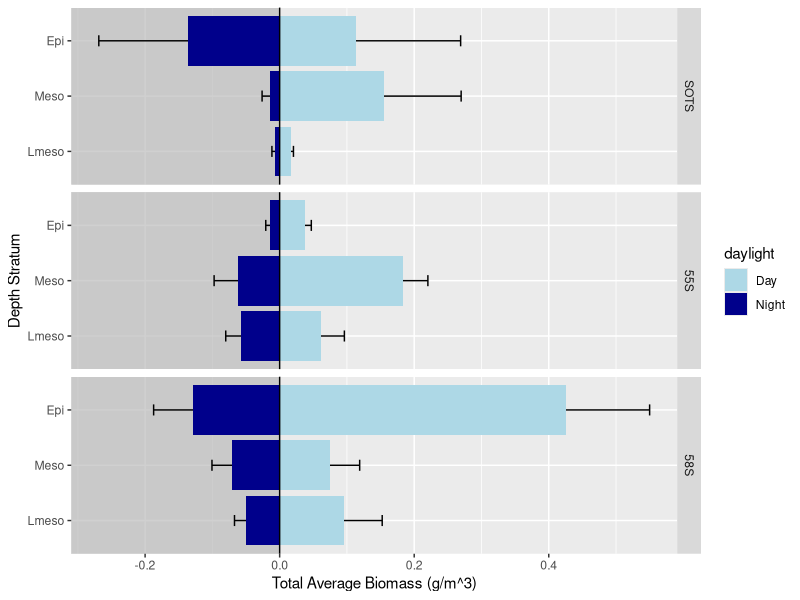
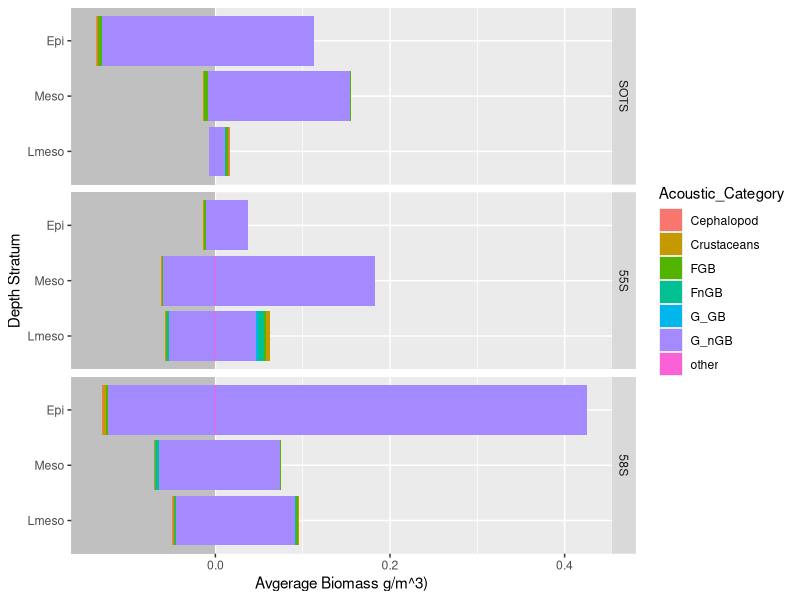
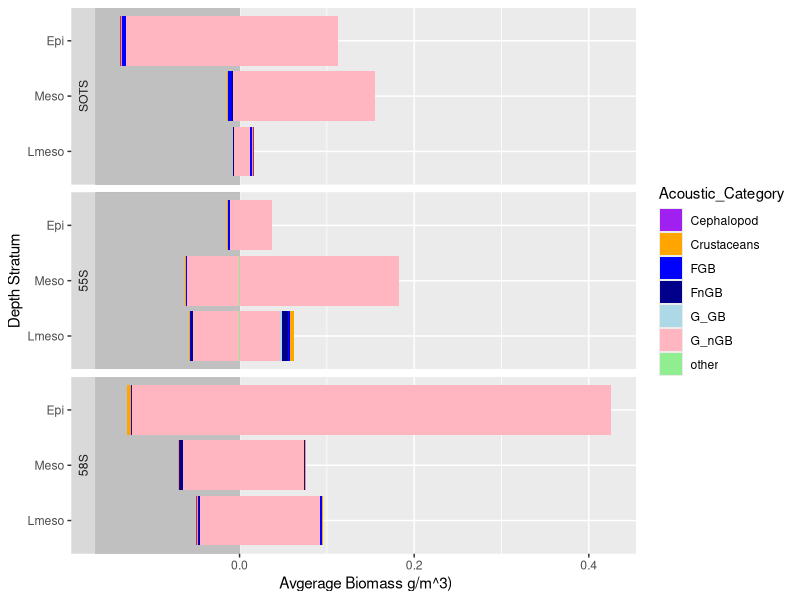
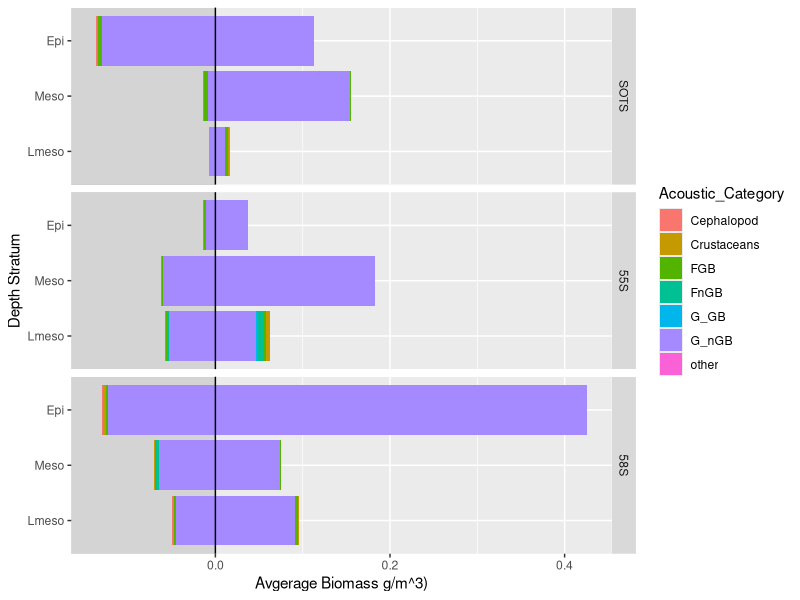
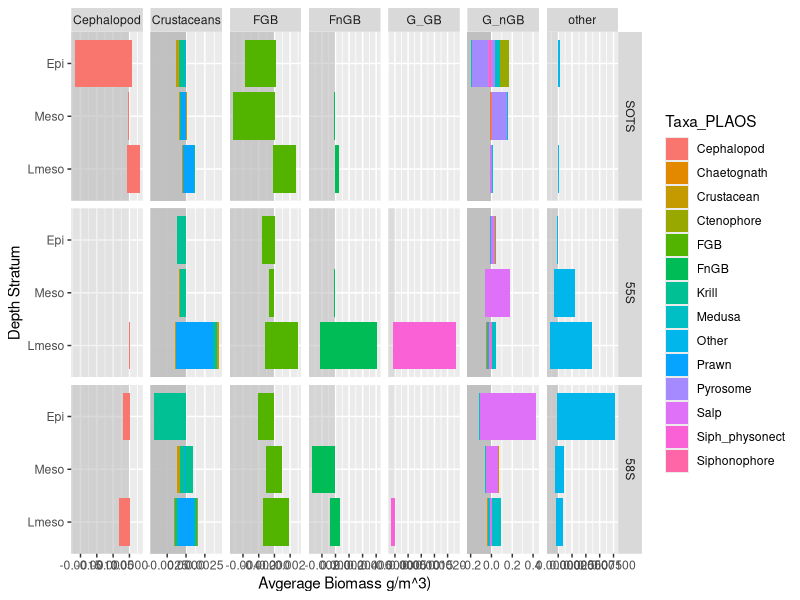
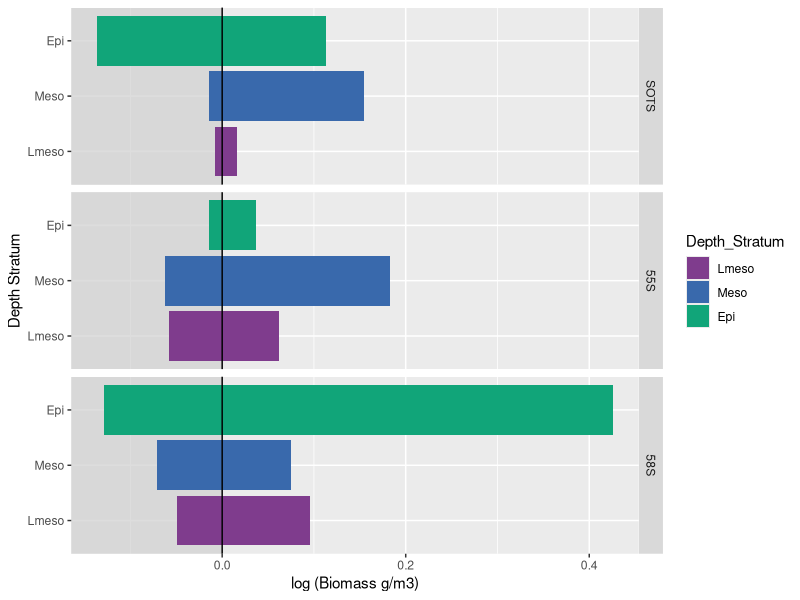
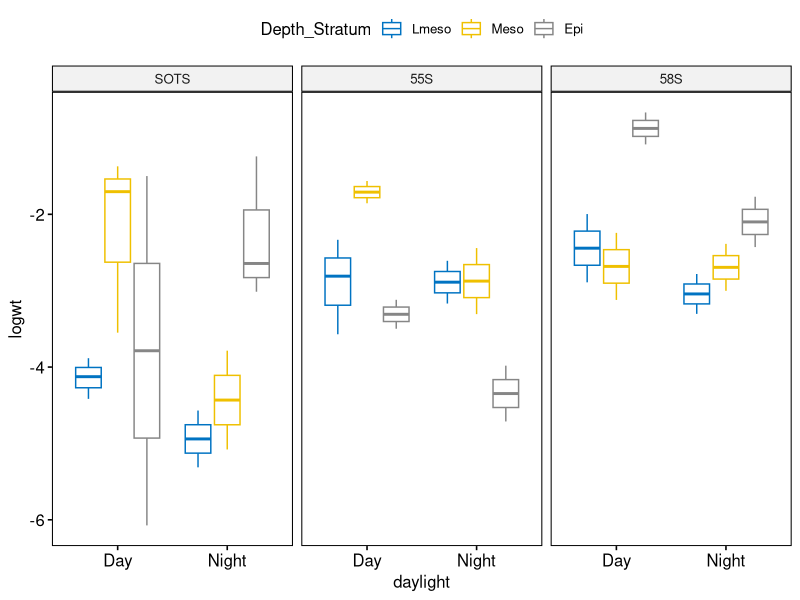

Generate these figures, in order, with R: (Note: this script raises an error after producing the figures.)
## ---- chunk 1
knitr::opts_chunk$set(echo = TRUE)
# library(plyr)
# library(Rmisc)
# library(lattice)
# library(tidyr)
library(tidyverse)
# library(gridExtra)
library(dplyr)
library(knitr)
library(ggpubr) # nice plots
library(rstatix) # pip freindly stats
# library(geosphere)
# library(janitor)

# data filtered for <20cm, includes physonects, design deployments only
SOLACE <- read_csv("Results/IN2020_V08_CatchComp.csv")


## ---- chunk 2
distinct(SOLACE,Depth_Stratum)

SOLACE$Depth_Stratum <- factor(as.factor(SOLACE$Depth_Stratum),levels = c("Lmeso", "Meso", "Epi"))
SOLACE$Site <- factor(as.factor(SOLACE$Site), levels = c("SOTS","55S","58S"))

SOLACE_cumsum <- SOLACE %>% 
  select(Site,Acoustic_Category,Taxa_updated,weight_g) %>% 
  group_by(Site,Taxa_updated) %>% 
  summarise(weight = sum(weight_g)) %>% 
 # ungroup() %>% 
  arrange(Site,-weight) %>% 
  mutate(cumsum = cumsum(weight)) %>% 
  mutate(percent =round(weight/sum(weight),2)) %>%
  mutate(cumpercent = round(cumsum/sum(weight),2))  
## ---- chunk 3

### Total Biomass #############################

# sum biomass for each deployment
Biomass_deployment <- SOLACE %>% 
  select(Site, daylight,Depth_Stratum, Deployment, Taxa_updated,Acoustic_Category, Abd_Std_nosm3_sp,Weight_Std_gm3_sp) %>%
  dplyr::group_by(Site, daylight, Depth_Stratum,Deployment) %>% 
  dplyr::summarise(StdWt = sum(Weight_Std_gm3_sp), 
                   StdAbd = sum(Abd_Std_nosm3_sp)) %>% 
  dplyr::ungroup() %>% 
  mutate(logwt = log(StdWt))

# average biomass for each treatment by Site/daylight/Depth_Stratum
Biomass_Design <- Biomass_deployment %>% 
  group_by(Site,daylight,Depth_Stratum) %>% 
  summarise(StdWt_avg = mean(StdWt),sd = sd(StdWt)) %>% 
  ungroup()

#### Acoustic_Category ####################
# sum biomass for each Acoustic_Category within each deployment
Biomass_AC <- SOLACE %>% 
  select(Site, daylight,Depth_Stratum, Deployment, Taxa_updated,Acoustic_Category, Abd_Std_nosm3_sp,Weight_Std_gm3_sp) %>%
  dplyr::group_by(Site, daylight, Depth_Stratum,Deployment,Acoustic_Category) %>% 
  dplyr::summarise(StdWt = sum(Weight_Std_gm3_sp), 
                   StdAbd = sum(Abd_Std_nosm3_sp)) %>% 
  mutate(StdWt = ifelse(daylight %in% "Night", StdWt*-1, StdWt)) %>% 
  dplyr::ungroup() 
# Average biomass for each Acoustic_Category  by Site/daylight/Depth_Stratum
Biomass_Design_AvgAC <- Biomass_AC %>% 
  group_by(Site,daylight,Depth_Stratum,Acoustic_Category) %>% 
  summarise(StdWt_AC = mean(StdWt))


## ---- chunk 4

Biomass_Desgin_daynight <- Biomass_Design %>% 
   mutate(StdWt = ifelse(daylight %in% "Night", StdWt_avg*-1, StdWt_avg)) %>% 
  mutate(sd = ifelse(daylight %in% "Night", sd*-1, sd)) 


tw<-ggplot(Biomass_Desgin_daynight,
       mapping = aes(x = as.factor(Depth_Stratum),
                     y = StdWt, fill = daylight))+
  geom_rect(ymax= -Inf, ymin= 0, xmin=-Inf, xmax=Inf, fill= "grey", alpha= 0.2) +
      scale_fill_manual(values = c("light blue","dark blue")) +
  #scale_fill_brewer()+
  geom_errorbar(aes(ymin = StdWt - sd, ymax= StdWt + sd),
                width = 0.4, position = position_dodge(0)) +
geom_col()+
  geom_hline(yintercept=0)+
  coord_flip()+
  facet_grid(Site ~ .,switch = "x")+
  #theme_bw()
 labs(y="Total Average Biomass (g/m^3)", x="Depth Stratum") 
  

tw

## ---- chunk 5
# suttons way
ggplot(Biomass_Design_AvgAC,
       mapping = aes(x = Depth_Stratum ,y=StdWt_AC, fill = Acoustic_Category))+
     #scale_fill_manual(values = c("purple","orange", "blue","dark blue","light blue","light pink","light green")) +
  geom_rect(ymax= -Inf, ymin= 0, xmin=-Inf, xmax=Inf, fill= "grey", alpha= 0.2) +
  geom_col()+
  #geom_hline(yintercept=0)+
  coord_flip()+
  facet_grid(Site ~.,switch = "x")+  
  labs(x="Depth Stratum", y="Avgerage Biomass g/m^3)") 
   

ggplot(Biomass_Design_AvgAC,
       mapping = aes(x = Depth_Stratum ,y=StdWt_AC, fill = Acoustic_Category))+
     scale_fill_manual(values = c("purple","orange", "blue","dark blue","light blue", "light pink","light green")) +
  geom_rect(ymax= -Inf, ymin= 0, xmin=-Inf, xmax=Inf, fill= "grey", alpha= 0.2) +
  geom_col()+
  #geom_hline(yintercept=0)+
  coord_flip()+
  facet_grid(Site ~.,switch = "y")+  
  labs(x="Depth Stratum", y="Avgerage Biomass g/m^3)") 
   

# annabelles way
Biomass_Design_AvgAC <- Biomass_Design_AvgAC %>% 
   mutate(StdWt_AC = ifelse(daylight %in% "Night", StdWt_AC*-1, StdWt_AC)) 


day_values <- Biomass_Design_AvgAC%>% 
  filter(daylight== "Day")
night_values <- Biomass_Design_AvgAC %>% 
  filter(daylight== "Night")
night_values <- night_values %>%
  mutate_if(is.numeric, funs(. * -1))

ggplot(Biomass_Design_AvgAC, aes(x= StdWt_AC, y= Depth_Stratum, fill= Acoustic_Category))+
geom_rect(xmax= -Inf, xmin= 0, ymin=-Inf, ymax=Inf, fill= "lightgray", alpha= 0.2) +
  geom_bar(data= day_values, stat= "identity") + 
  geom_bar(data= night_values, stat= "identity") + 
    facet_grid(rows= vars(Site), scales = "fixed") + 
    #scale_fill_manual(values = c("#7F3C8D","#3969AC", "#11A579","#7F3C8D","#3969AC", "#11A579","#7F3C8D","#3969AC", "#11A579")) +
  geom_vline(xintercept= 0) +
  labs(y="Depth Stratum", x="Avgerage Biomass g/m^3)") 
  
  

## ---- chunk 6

# sum biomass for each Taxa_PLAOS within each deployment
Biomass_Taxa_PLAOS <- SOLACE %>% 
  select(Site, daylight,Depth_Stratum, Deployment, Taxa_updated, Acoustic_Category,Taxa_PLAOS, Abd_Std_nosm3_sp,Weight_Std_gm3_sp) %>%
  dplyr::group_by(Site, daylight, Depth_Stratum,Deployment,Acoustic_Category,Taxa_PLAOS) %>% 
  dplyr::summarise(StdWt = sum(Weight_Std_gm3_sp), 
                   StdAbd = sum(Abd_Std_nosm3_sp)) %>% 
  mutate(StdWt = ifelse(daylight %in% "Night", StdWt*-1, StdWt)) %>% 
  dplyr::ungroup() 

# Average biomass for each Taxa_PLAOS  by Site/daylight/Depth_Stratum
Biomass_Design_AvgTP <- Biomass_Taxa_PLAOS %>% 
  group_by(Site,daylight,Depth_Stratum,Acoustic_Category,Taxa_PLAOS) %>% 
  summarise(StdWt_TP = mean(StdWt))


##PLOT

ggplot(Biomass_Design_AvgTP,
       mapping = aes(x = Depth_Stratum ,y=StdWt_TP, fill = Taxa_PLAOS))+
     #scale_fill_manual(values = c("purple","orange", "blue","dark blue","light blue","light pink","light green")) +
  geom_rect(ymax= -Inf, ymin= 0, xmin=-Inf, xmax=Inf, fill= "grey", alpha= 0.2) +
  geom_col()+
  #geom_hline(yintercept=0)+
  coord_flip()+
  facet_grid(rows= vars(Site), cols= vars(Acoustic_Category), scales = "free") + 
  labs(x="Depth Stratum", y="Avgerage Biomass g/m^3)") 


## ---- chunk 7
Biomass_Desgin_AE <- Biomass_Design

# Biomass_Desgin_AE$Depth_Stratum <- factor(as.factor(Biomass_Desgin_AE$Depth_Stratum), levels=c("Lmeso","Meso","Epi"))
# Biomass_Desgin_AE$Site <- factor(as.factor(Biomass_Desgin_AE$Site), levels= c("SOTS", "55S", "58S"))

day_values <- Biomass_Desgin_AE%>% 
  filter(daylight== "Day")

night_values <- Biomass_Desgin_AE %>% 
  filter(daylight== "Night")
night_values <- night_values %>%
  mutate_if(is.numeric, funs(. * -1))


ggplot(Biomass_Desgin_AE, aes(x= StdWt_avg, y= Depth_Stratum, fill= Depth_Stratum))+
  geom_rect(xmax= -Inf, xmin= 0, ymin=-Inf, ymax=Inf, fill= "lightgray", alpha= 0.2) +
  geom_bar(data= day_values, stat= "identity") + 
  geom_bar(data= night_values, stat= "identity") + 
    facet_grid(rows= vars(Site), scales = "fixed") + 
    scale_fill_manual(values = c("#7F3C8D","#3969AC", "#11A579","#7F3C8D","#3969AC", "#11A579","#7F3C8D","#3969AC", "#11A579")) +
  geom_vline(xintercept= 0) + 
  labs(y="Depth Stratum", x="log (Biomass g/m3)") 
## ---- chunk 8
# Biomass_deployment$Depth_Stratum <- factor(as.factor(Biomass_deployment$Depth_Stratum), levels=c("Lmeso","Meso","Epi"))
# Biomass_deployment$Site <- factor(as.factor(Biomass_deployment$Site), levels=c("SOTS","55S","58S"))
# Biomass_deployment$daylight <- factor(as.factor(Biomass_deployment$daylight), levels=c("Day","Night"))
# 
# Biomass_design <-Biomass_deployment %>% 
#   group_by(Site, daylight, Depth_Stratum) %>% 
#   get_summary_stats(StdWt, type = "mean_sd")
## ---- chunk 9
bxp <- ggboxplot(
  Biomass_deployment, x = "daylight", y = "logwt", 
  color = "Depth_Stratum", palette = "jco", facet.by = "Site"
  )
bxp
## ---- chunk 10
Biomass_design_daylight <- Biomass_design %>% 
  mutate(mean = ifelse(daylight %in% "Night", mean*-1, mean)) 


barp <-ggplot(Biomass_design_daylight,
       mapping = aes(x = as.factor(Depth_Stratum),
                     y = mean, fill = daylight))+
  scale_fill_brewer()+
  geom_errorbar(aes(ymin = mean - sd, ymax= mean + sd),
                width = 0.4, position = position_dodge(0)) +
geom_col()+
  coord_flip()+
  facet_grid(~Site)+
  theme_bw()
barp


SOLACE_nogel <- SOLACE %>% 
  #distinct(Acoustic_Category)
  filter(Acoustic_Category != "G_nGB")
## ---- chunk 11

SOLACE_Micro <- SOLACE_Micro %>% 
  filter(Site == "55S" | Site == "58S" |Site == "SOTS") %>% 
  filter(Depth_Stratum =="Meso" | Depth_Stratum == "Epi"|Depth_Stratum=="Lmeso") %>% 
  drop_na(Site)

distinct(SOLACE_Micro,Depth_Stratum)

SOLACE_Micro_1 <- SOLACE_Micro %>% 
  select(Site,Acoustic_Category,Taxa_updated,weight_g) %>% 
  group_by(Site,Taxa_updated) %>% 
  summarise(weight = sum(weight_g))

  ungroup() %>% 
  arrange(Site,-weight) %>% 
  #mutate(cumsum = cumsum(weight)) %>% 
  #mutate(cumpercent = cumsum/sum(weight)) %>% 
  mutate(percent =round(weight/sum(weight),2)) 
## ---- chunk 12
  
  SOLACE_1 <- SOLACE %>% 
  select(Site,Acoustic_Category,Taxa_updated,weight_g) %>% 
  dplyr::group_by(Site,Taxa_updated) %>% 
  dplyr::summarise(weight = sum(weight_g)) %>% 
  arrange(Site,-weight) %>% 
  mutate(cumsum = cumsum(weight)) %>% 
  mutate(cumpercent = cumsum/sum(weight)) %>% 
  mutate(percent =round(weight/sum(weight),2)) 
## ---- chunk 13
BulkBiomass <- SOLACE %>% 
  select(Site, daylight,Depth_Stratum, Deployment, Taxa_updated,Acoustic_Category, Abd_Std_nosm3_sp,Weight_Std_gm3_sp) %>%
  dplyr::group_by(Site, daylight, Depth_Stratum,Deployment) %>% 
  dplyr::summarise(Weight = round(sum(Weight_Std_gm3_sp)*1000,2), abd = round(sum(Abd_Std_nosm3_sp)*1000,2)) %>% 
  dplyr::ungroup()



  
SOLACE %>% 
  distinct(Acoustic_Category)

## ---- chunk 14
BulkBiomass$Depth_Stratum <- factor(as.factor(BulkBiomass$Depth_Stratum), levels=c("Lmeso","Meso","Epi"))
BulkBiomass$Site <- factor(as.factor(BulkBiomass$Site), levels=c("SOTS","55S","58S"))
BulkBiomass$daylight <- factor(as.factor(BulkBiomass$daylight), levels=c("Day","Night"))
## ---- chunk 15


barp <-ggplot(Biomass_Design %>%  
  mutate(StdWt_avg = ifelse(daylight %in% "Night", StdWt_avg*-1, StdWt_avg)) %>% 
  mutate(sd = ifelse(daylight %in% "Night", sd*-1, sd)) ,
       mapping = aes(x = as.factor(Depth_Stratum),
                     y = StdWt_avg, fill = daylight))+
  scale_fill_brewer()+
  geom_errorbar(aes(ymin = StdWt_avg - sd, ymax= StdWt_avg + sd),
                width = 0.4, position = position_dodge(0)) +
geom_col()+
  coord_flip()+
  facet_grid(~Site)+
  theme_bw()
barp

## ---- chunk 16
Biomass_deployment %>%
  group_by(Site,Depth_Stratum) %>%
  identify_outliers(logwt)
# dont get this
# deployments 8 and 13 are outliers but not extreme. Outliers are not obvious when using Site alone, all 3 factors or Site&daylight
## ---- chunk 17
BulkBiomass %>% 
  group_by(Site, daylight, Depth_Stratum) %>% 
  get_summary_stats(Weight, type = "mean_sd")
## ---- chunk 18
bxp <- ggboxplot(
  BulkBiomass, x = "daylight", y = "Weight", 
  color = "Depth_Stratum", palette = "jco", facet.by = "Site"
  )
bxp
## ---- chunk 19
BulkBiomass %>%
  group_by(Site, daylight, Depth_Stratum) %>%
  identify_outliers(Weight)
# dont get this

## ---- chunk 20
model  <- lm(logwt ~ Site*daylight*Depth_Stratum, data = Biomass_deployment)

model  <- lm(Weight ~ Site*daylight*Depth_Stratum, data = BulkBiomass)

# Create a QQ plot of residuals
ggqqplot(residuals(model))
# Compute Shapiro-Wilk test of normality
shapiro_test(residuals(model))

# probs not quite normally distributed - should transform

# probs not quite normally distributed - should tranform
## ---- chunk 21
BulkBiomass %>%
  group_by(Site, daylight, Depth_Stratum) %>%
  shapiro_test(Weight)

## ---- chunk 22
Biomass_deployment %>%
  group_by(Site, daylight, Depth_Stratum) %>%
  shapiro_test(Weight)
## ---- chunk 23
ggqqplot(BulkBiomass, "Weight", ggtheme = theme_bw()) +
  facet_grid(Site + daylight ~ Depth_Stratum, labeller = "label_both")
## ---- chunk 24
BulkBiomass %>% levene_test(Weight ~ Site*daylight*Depth_Stratum)
# not significant assume homogeneity
## ---- chunk 25
bio.aov <-  BulkBiomass%>% anova_test(Weight ~ Depth_Stratum*daylight*Site)
bio.aov
# there was a 3way interaction F(2,22)= 3.04, p = 0.039
## ---- chunk 26
# Group the data by gender and 
# fit simple two-way interaction 
model  <- lm(Weight ~ daylight*Site*Depth_Stratum, data = Biomass_deployment)
Biomass_deployment %>%
  group_by(daylight) %>%
  anova_test(Weight ~ Depth_Stratum*Site, error = model)
## ---- chunk 27
ggqqplot(BulkBiomass, "Weight", ggtheme = theme_bw()) +
  facet_grid(Site + daylight ~ Depth_Stratum, labeller = "label_both")
## ---- chunk 28
BulkBiomass %>% levene_test(Weight ~ Site*daylight*Depth_Stratum)
# not significant assume homogeneity
## ---- chunk 29
bio.aov <-  BulkBiomass%>% anova_test(Weight ~ Depth_Stratum*daylight*Site)
bio.aov
